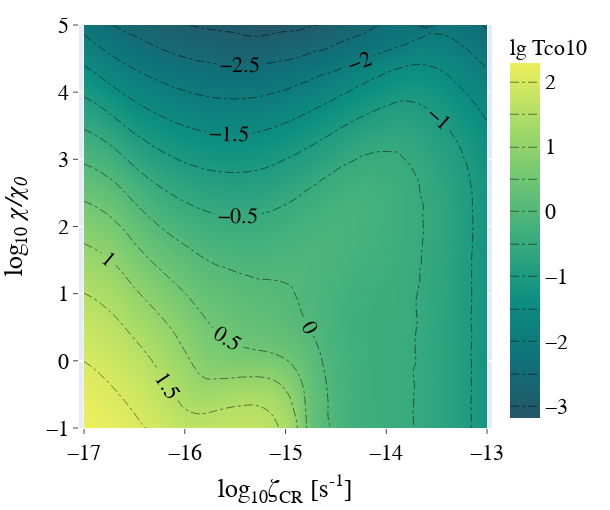

Source (notebook cell):
### Code cell
qty = species # e.g. 'CO' for CO abundance, 'Tco21/Tco10' for CO(2-1)/CO(1-0)
title = f'lg {plot_species.value}'
if title == 'lg HI_H2_ratio': title = f'lg HI_H2_ratio'

zi = griddata((np.log10(CR),np.log10(UV)),np.log10(qty),(xi[None,:], yi[:,None]),method='linear')

fig1 = go.Figure()
fig1.add_trace(go.Contour(z=zi,x=xi ,y=yi,
            contours=dict(coloring ='heatmap', showlabels = True, labelfont = dict(size = 22,color = 'Black')),
            colorbar=dict( titleside='right', titlefont=dict(size=22, family='Rockwell'))))
fig1.update_traces(name='',
                   customdata=10**zi, line_dash='dashdot', line_width=0.5,
                   hovertemplate = "<b>%{customdata:.3g}</b>"+
                   "<br>lg <b>UV</b>=%{y:.1f}"+
                   "<br>lg <b>CR</b>=%{x:.1f}",
                   colorscale='Aggrnyl', colorbar_tickprefix=''
                   )
try:
    ref_val = np.log10(ref_value.value)
    fig1.add_trace(go.Contour(z=zi, x=xi ,y=yi, contours_coloring='lines',line_width=4, hoverinfo='none', showscale=False, contours=dict(coloring ='lines',start=ref_val, end=ref_val,size=5)))
except:
    pass

fig1.update_xaxes(title_text='log<sub>10</sub><i>&#950;</i><sub>CR</sub> [s<sup>-1</sup>]', nticks=5, ticks='outside', automargin=True)
fig1.update_yaxes(title_text='log<sub>10</sub> <i>&#967;/&#967;<sub>0</sub></i>', ticks='outside', scaleanchor = "x", scaleratio = 4/6)

fig1.update_layout(width = 570, height = 520,
                   hovermode="x", margin=dict(l=50, r=50, b=50, t=50),
                   font=dict(family="Rockwell",size=22,color="black"), title={'text': title, 'x':0.95, 'font_size': 22}, 
                   hoverlabel_font=dict(family="monospace",size=18,color="white")
                   )
fig1.show()

### Figure 1 — Plotly figure (JSON) as saved in the notebook; plotly's stock layout.template omitted (floating-point values rounded to 4 significant figures; data arrays with more than 128 entries replaced by an {"elided": "..."} marker saying what was removed)
{"data": [{"colorbar": {"tickprefix": "", "title": {"font": {"family": "Rockwell", "size": 22}, "side": "top", "text": "lg Tco10"}}, "colorscale": [[0, "rgb(36, 86, 104)"], [0.1667, "rgb(15, 114, 121)"], [0.3333, "rgb(13, 143, 129)"], [0.5, "rgb(57, 171, 126)"], [0.6667, "rgb(110, 197, 116)"], [0.8333, "rgb(169, 220, 103)"], [1, "rgb(237, 239, 93)"]], "contours": {"coloring": "heatmap", "labelfont": {"color": "Black", "size": 22}, "showlabels": true}, "customdata": {"elided": "50x50 float values"}, "hovertemplate": "<b>%{customdata:.3g}</b><br>lg <b>UV</b>=%{y:.1f}<br>lg <b>CR</b>=%{x:.1f}", "line": {"dash": "dashdot", "width": 0.5}, "name": "", "type": "contour", "x": [-17, -16.92, -16.84, -16.76, -16.67, -16.59, -16.51, -16.43, -16.35, -16.27, -16.18, -16.1, -16.02, -15.94, -15.86, -15.78, -15.69, -15.61, -15.53, -15.45, -15.37, -15.29, -15.2, -15.12, -15.04, -14.96, -14.88, -14.8, -14.71, -14.63, -14.55, -14.47, -14.39, -14.31, -14.22, -14.14, -14.06, -13.98, -13.9, -13.82, -13.73, -13.65, -13.57, -13.49, -13.41, -13.33, -13.24, -13.16, -13.08, -13], "y": [-1, -0.8776, -0.7551, -0.6327, -0.5102, -0.3878, -0.2653, -0.1429, -0.02041, 0.102, 0.2245, 0.3469, 0.4694, 0.5918, 0.7143, 0.8367, 0.9592, 1.082, 1.204, 1.327, 1.449, 1.571, 1.694, 1.816, 1.939, 2.061, 2.184, 2.306, 2.429, 2.551, 2.673, 2.796, 2.918, 3.041, 3.163, 3.286, 3.408, 3.531, 3.653, 3.776, 3.898, 4.02, 4.143, 4.265, 4.388, 4.51, 4.633, 4.755, 4.878, 5], "z": {"elided": "50x50 float values"}}], "layout": {"font": {"color": "black", "family": "Rockwell", "size": 22}, "height": 510, "hoverlabel": {"font": {"color": "white", "family": "monospace", "size": 18}}, "hovermode": "x", "margin": {"b": 50, "l": 50, "r": 50, "t": 25}, "width": 610, "xaxis": {"automargin": true, "nticks": 5, "ticks": "outside", "title": {"text": "log<sub>10</sub><i>&#950;</i><sub>CR</sub> [s<sup>-1</sup>]"}}, "yaxis": {"scaleanchor": "x", "scaleratio": 0.6667, "ticks": "outside", "title": {"text": "log<sub>10</sub> <i>&#967;/&#967;<sub>0</sub></i>"}}}}
